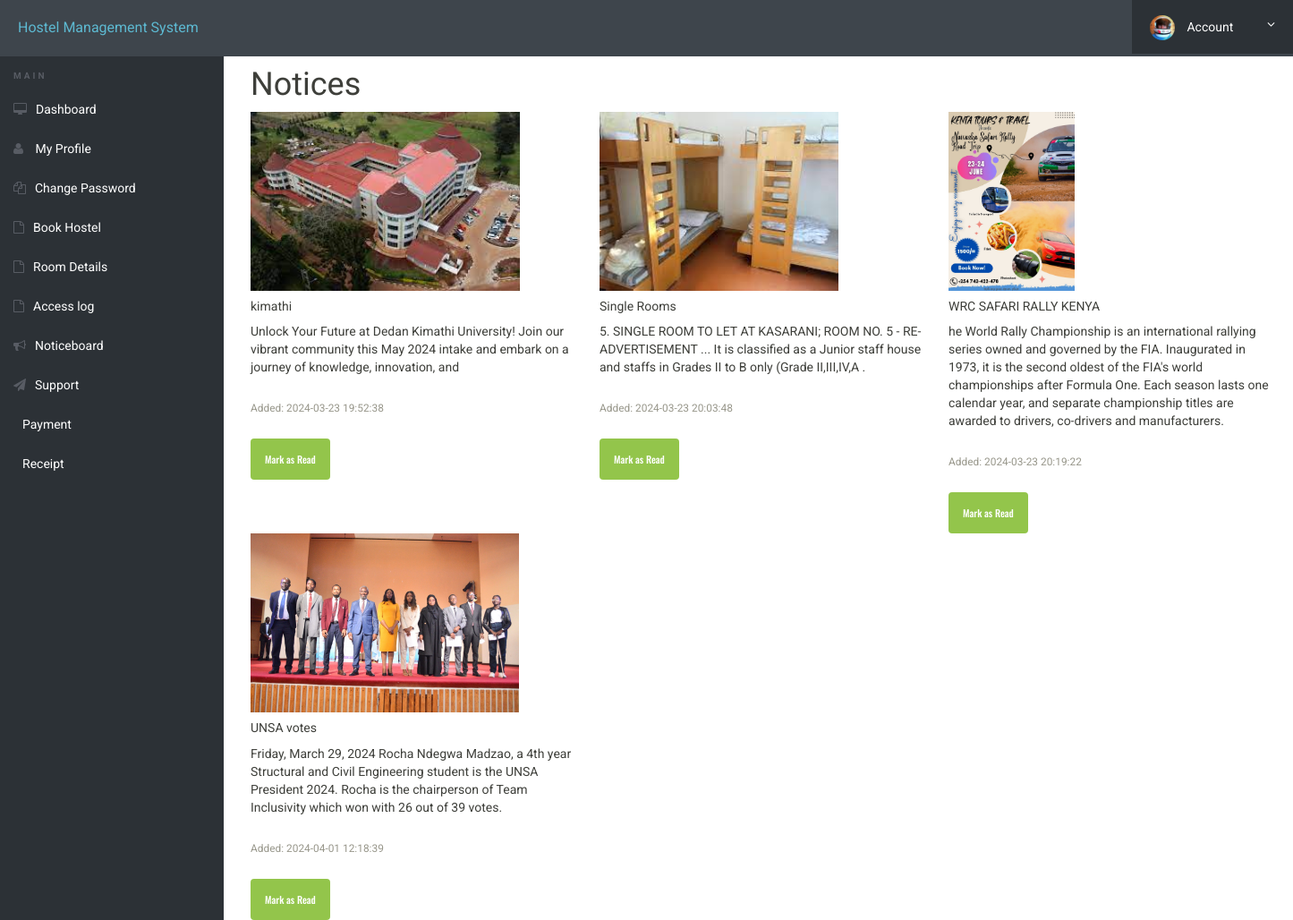
The page /view-notice.php (signed in) on the database its author committed.
### tables this page shows
CREATE TABLE `notices` (
  `id` int(11) NOT NULL,
  `title` varchar(255) NOT NULL,
  `content` text NOT NULL,
  `image` longblob NOT NULL,
  `timestamp` timestamp NOT NULL DEFAULT current_timestamp()
);

### view-notice.php (the view, shortened to what this page needs)
<?php
include('includes/config.php');
$notices = [];
$stmt = $mysqli->query("SELECT * FROM notices");
if ($stmt) {
    $notices = $stmt->fetch_all(MYSQLI_ASSOC);
} else {
    $_SESSION['error'] = "Error fetching notices: " . $mysqli->error;
}
?>
<!DOCTYPE html>
<html lang="en" class="no-js">
<head>
<link rel="stylesheet" href="css/font-awesome.min.css">
<link rel="stylesheet" href="css/bootstrap.min.css">
<link rel="stylesheet" href="css/dataTables.bootstrap.min.css">
<link rel="stylesheet" href="css/bootstrap-social.css">
<link rel="stylesheet" href="css/bootstrap-select.css">
<link rel="stylesheet" href="css/fileinput.min.css">
<link rel="stylesheet" href="css/awesome-bootstrap-checkbox.css">
<link rel="stylesheet" href="css/style.css">
</head>
<body>
<?php include('includes/header.php');?>
<div class="ts-main-content">
    <?php include('includes/sidebar.php');?>
    <div class="content-wrapper">
        <div class="container-fluid">
            <div class="row">
                <div class="col-md-12">
                    <div class="container mt-5">
                        <h1 class="mb-4">Notices</h1>
                        <div class="row">
                            <?php foreach ($notices as $notice) : ?>
                                <div class="col-lg-4 col-md-6 mb-4">
                                    <div class="card">
                                        <img src="<?php echo $notice['image']; ?>" class="card-img-top" alt="Notice Image">
                                        <div class="card-body">
                                            <h5 class="card-title"><?php echo $notice['title']; ?></h5>
                                            <p class="card-text"><?php echo $notice['content']; ?></p>
                                            <p class="card-text"><small class="text-muted">Added: <?php echo $notice['timestamp']; ?></small></p>
                                            <?php if (isset($notice['read_by']) && $notice['read_by'] !== null) : ?>
                                                <p class="card-text"><small class="text-muted">Read by: <?php echo $notice['read_by']; ?></small></p>
                                            <?php else : ?>
                                                <form method="post">
                                                    <button type="submit" name="mark_as_read" id="mark_as_read_<?php echo $notice['id']; ?>" class="btn btn-success">Mark as Read</button>
                                                </form>
                                            <?php endif; ?>
                                        </div>
                                    </div>
                                </div>
                            <?php endforeach; ?>
                        </div>
                    </div>
                </div>
            </div>
        </div>
    </div>
</div>
</body>
</html>

### includes/header.php (shortened to what this page needs)
<?php
var_dump($_SESSION);
if(isset($_SESSION['id']) && !empty($_SESSION['id'])) {
?>
<div class="brand clearfix">
    <a href="#" class="logo" style="font-size:16px;">Hostel Management System</a>
    <ul class="ts-profile-nav">
        <li class="ts-account">
            <a href="#"><img src="img/ts-avatar.jpg" class="ts-avatar hidden-side" alt=""> Account <i class="fa fa-angle-down hidden-side"></i></a>
        </li>
    </ul>
</div>
<?php
}
?>

### includes/sidebar.php
<nav class="ts-sidebar">
			<ul class="ts-sidebar-menu">
				<li class="ts-label">Main</li>
				<?PHP if(isset($_SESSION['id']))
				{ ?>
					<li><a href="dashboard.php"><i class="fa fa-desktop"></i>Dashboard</a></li>
					<li><a href="my-profile.php"><i class="fa fa-user"></i> My Profile</a></li>
<li><a href="change-password.php"><i class="fa fa-files-o"></i>Change Password</a></li>
<li><a href="book-hostel.php"><i class="fa fa-file-o"></i>Book Hostel</a></li>
<li><a href="room-details.php"><i class="fa fa-file-o"></i>Room Details</a></li>
<li><a href="access-log.php"><i class="fa fa-file-o"></i>Access log</a></li>
<li><a href="view-notice.php"><i class="fa fa-bullhorn"></i>Noticeboard</a></li>
<li><a href="livechat.php"><i class="fa fa-paper-plane"></i>Support</a></li>
<li><a href="lipa.php"><i class="fas fa-wallet-o"></i>Payment</a></li>
<li><a href="history.php"><i class="fas fa-receipt-o"></i>Receipt</a></li>
<?php } else { ?>
				<li><a href="registration.php"><i class="fa fa-files-o"></i> User Registration</a></li>
				<li><a href="index.php"><i class="fa fa-users"></i> User Login</a></li>
				<li><a href="admin"><i class="fa fa-user"></i> Admin Login</a></li>
				<?php } ?>
			</ul>
		</nav>

### css/style.css (style rules this page uses)
html { font-size: 14px; }
@media only screen and (min-width: 480px) { html { font-size: 17px; } }
@media only screen and (min-width: 768px) { html { font-size: 14px; } }
@media only screen and (min-width: 1024px) { p { font-size: 1em; margin-bottom: 1.8em; } }
body { font-size: 1em; }
a { color: #37a6c4; }
.btn { font-family: 'Oswald', sans-serif; }
ul, li { margin: 0; padding: 0; list-style: none; }
.btn { text-transform: none; }
.brand { background: #3e454c; position: relative; z-index: 3; position: fixed; width: 100%; top: 0; }
.brand .logo { box-sizing: border-box; padding: 20px; float: left; display: block; width: 200px; }
@media only screen and (min-width: 992px) { .brand .logo { width: 250px; } }
.brand .ts-profile-nav { float: right; display: none; }
.brand .ts-profile-nav li { float: left; position: relative; }
.brand .ts-profile-nav li a { display: block; padding: 20px; color: #fff; }
.brand .ts-profile-nav .ts-account .fa-angle-down { float: right; }
.brand .ts-profile-nav .ts-account > a { width: 180px; background: #2c3136; }
.brand .ts-profile-nav .ts-account .ts-avatar { border-radius: 50%; height: 28px; margin: -10px 0; margin-right: 10px; }
@media only screen and (min-width: 992px) { .brand .ts-profile-nav { display: block; } }
.ts-sidebar { background: #2c3136; max-height: 0; transition: max-height 0.3s; overflow: hidden; position: fixed; z-index: 2; width: 100%; bottom: 0; top: 60px; overflow-y: auto; }
@media only screen and (min-width: 992px) { .ts-sidebar { max-height: 100%; bottom: 0; } }
.ts-sidebar-menu .ts-label { color: #585c64; font-weight: bold; padding: 8px 15px; text-transform: uppercase; font-size: 10px; letter-spacing: 3px; margin-top: 10px; }
.ts-sidebar-menu a { display: block; text-decoration: none; padding: 12px 15px; color: #fff; }
.ts-sidebar-menu li { position: relative; }
.ts-sidebar-menu li i { color: #585c64; margin-right: 10px; }
.ts-main-content .content-wrapper { padding-top: 15px; margin-top: 20px; }
@media only screen and (min-width: 992px) { .ts-main-content .ts-sidebar { width: 250px; float: left; } }
@media only screen and (min-width: 992px) { .ts-main-content .content-wrapper { margin-left: 250px; } }

### view-notice.php (style rules this page uses)
.card-img-top { height: 200px; object-fit: cover; }

### rows shown on the page
notices: image (picture), title "kimathi", content "Unlock Your Future at Dedan Kimathi University! Join our vibrant community this May 2024 intake and embark on a journey of knowledge, innovation, and", timestamp "2024-03-23 19:52:38"
notices: image (picture), title "Single Rooms", content "5. SINGLE ROOM TO LET AT KASARANI; ROOM NO. 5 - RE-ADVERTISEMENT ... It is classified as a Junior staff house and staffs in Grades II to B only (Grade II,III,IV,A .", timestamp "2024-03-23 20:03:48"
notices: image (picture), title "WRC SAFARI RALLY KENYA", content "he World Rally Championship is an international rallying series owned and governed by the FIA. Inaugurated in 1973, it is the second oldest of the FIA's world championships after Formula One. Each season lasts one calendar year, and separate championship titles are awarded to drivers, co-drivers and manufacturers.", timestamp "2024-03-23 20:19:22"
notices: image (picture), title "UNSA votes", content "Friday, March 29, 2024 Rocha Ndegwa Madzao, a 4th year Structural and Civil Engineering student is the UNSA President 2024. Rocha is the chairperson of Team Inclusivity which won with 26 out of 39 votes.", timestamp "2024-04-01 12:18:39"
